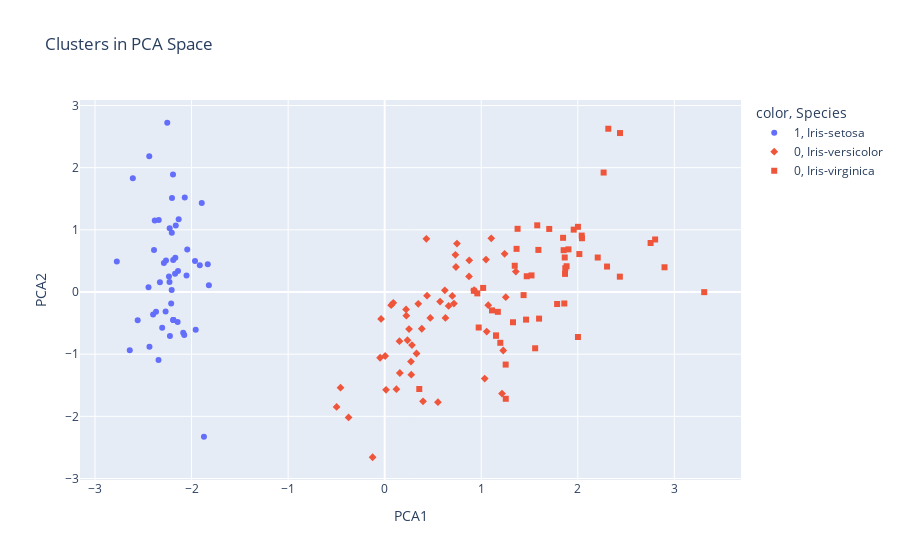

Notebook cell for this chart:
### Markdown cell above
![image.png](attachment:image.png)

### Code cell
# PCA visualization of clusters
fig3 = px.scatter(data, x='PCA1', y='PCA2', color=data['cluster'].astype(str),
                  symbol='Species', title="Clusters in PCA Space")
fig3.show()
